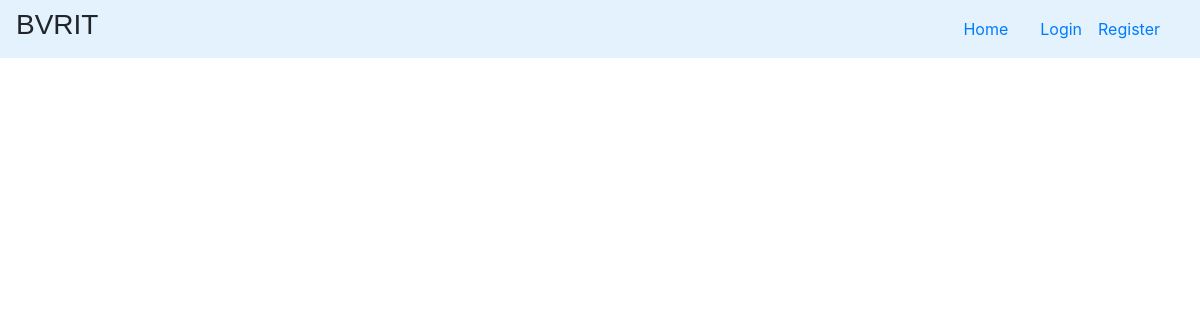
Page /allreviews/ on the earlier database version.
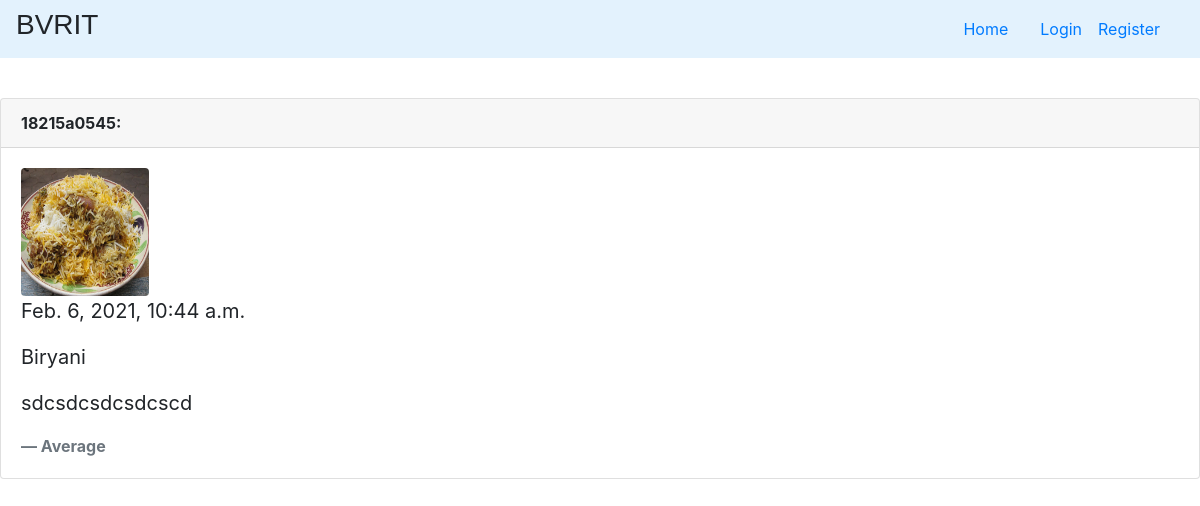
Same page on the later database version.
### FoodApp/models.py (models this page shows, shortened)
class ReviewModel(models.Model):
    student = models.ForeignKey(User,on_delete=models.CASCADE)
    foodmodel = models.ForeignKey(FoodModel,on_delete=models.CASCADE)
    createdon  = models.DateTimeField(default=now, editable=True)
    text = models.CharField(max_length = 600 , null=False,blank=True)
    rate = models.CharField(max_length=100,choices=RATE_CHOICES,default="Excellent")
    def __str__(self):
        return self.student.username

class FoodModel(models.Model):
    item_name =  models.CharField(max_length=200,null=False,blank=False)
    item_image = models.ImageField(null=False,blank=True,upload_to='static/images/')
    item_desc = models.CharField(max_length = 200,null=False,blank = False)
    createdon = models.DateTimeField(default=now, editable=True)
    diet = models.SmallIntegerField(choices =DIET_CHOICES,null=False,blank=False)
    class Meta:
        ordering  = ('-createdon',)

### FoodApp/views.py (the view)
# urls.py: path('allreviews/',AllReviews,name='allreviews')
def AllReviews(request):
    objs = ReviewModel.objects.all()
    context={
        'objs' : objs
    }
    return render(request,'FoodApp/allreviews.html',context)

### FoodApp/templates/FoodApp/allreviews.html
{% extends 'base.html' %}
{% block body_block %}
    {% for i in objs %}
    <p>
        <div class="card">
            <div class="card-header">
              <b>{{i}}: </b>
            </div>
            <div class="card-body">
              <blockquote class="blockquote mb-0">
                <img style="width: 8rem; height: 8rem;"   class="rounded"  src="/{{i.foodmodel.item_image}}">
                <p>{{i.createdon}}</p>
                <p>{{i.foodmodel.item_name}}</p>
                <p>{{i.text}}</p>
                <b><footer class="blockquote-footer">{{i.rate}} </footer></b>
              </blockquote>
            </div>
          </div>
    </p>
    <br>
    {% endfor %}
{% endblock %}

Differences in the rows shown:
added ReviewModel: student.username "18215a0545", foodmodel.item_image (picture), createdon "Feb. 6, 2021, 10:44 a.m.", foodmodel.item_name "Biryani", text "sdcsdcsdcsdcscd", rate "Average"
